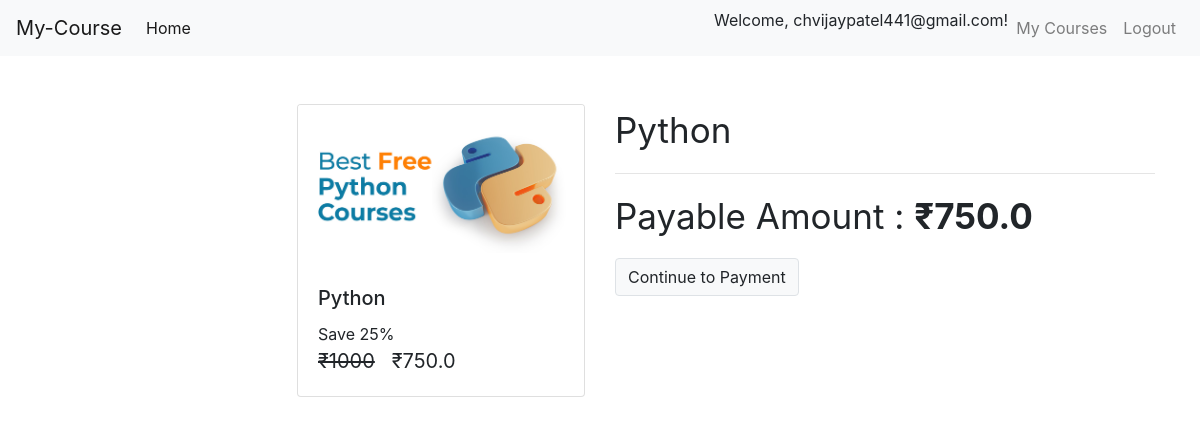
/check-out/python-by-vijay (signed in), run on the app's committed database.
### main_app/models.py (models this page shows, shortened)
class Course(models.Model):
    teacher = models.ForeignKey(Teacher,on_delete=models.CASCADE)
    name = models.CharField(max_length = 50 , null = False)
    slug = models.CharField(max_length = 50 , null = False , unique = True)
    description = models.CharField(max_length = 200 , null = True)
    price = models.IntegerField(null=False)
    discount = models.IntegerField(null=False , default = 0)
    active = models.BooleanField(default = False)
    thumbnail = models.ImageField(upload_to = "files/thumbnail")
    date = models.DateTimeField(auto_now_add= True)
    resource = models.FileField(upload_to = "files/resource")
    length = models.IntegerField(null=False)
    def amount_to_pay(self):
        return round((self.price-self.price*(self.discount/100)),2)

### main_app/views.py (the view, shortened to what this page needs)
# urls.py: path('check-out/<str:slug>', checkout , name = 'check-out'),
@login_required(login_url='/login')
def checkout(request , slug):
    course = Course.objects.get(slug  = slug)
    user = request.user
    action = request.GET.get('action')
    order = None
    payment = None
    error = None
    try:
        user_course = UserCourse.objects.get(user = user  , course = course)
        error = "You are Already Enrolled in this Course"
    except:
        pass
    amount=None
    if error is None :
        amount =  int((course.price - ( course.price * course.discount * 0.01 )) * 100)
    if amount==0:
        userCourse = UserCourse(user = user , course = course)
        userCourse.save()
        return redirect('my-courses')
    context = {
        "course" : course ,
        "order" : order,
        "payment" : payment,
        "user" : user ,
        "error" : error
    }
    return  render(request , template_name="courses/check_out.html" , context=context )

### main_app/templatetags/custom_tags.py (called while the page is built)
@register.filter
def rupee(price):
    return f'₹{price}'

### templates/courses/check_out.html (shortened to what this page needs)
{% extends 'courses/base.html' %}
{% load custom_tags %}
{%block content%}
<div class="container">
    <br>
    <br>
    <div class="row ">
        <div class="col mr-auto ">
            <div class="card ml-auto" style="width: 18rem;">
                <img class="card-img-top" src="{{course.thumbnail.url}}" alt="Card image cap">
                <div class="card-body">
                    <h5 class="card-title">{{course.name}}</h5>
                    <p class="card-text m-0 p-0">
                        Save {{course.discount}}%
                        <br>
                        <span class="price">
                            <del>{{course.price|rupee}}</del>
                            <span> {{course.amount_to_pay|rupee}}</span>
                        </span>
                    </p>
                </div>
            </div>
        </div>
        <div class="col ">
            <div>
                <p class="display-5">{{course.name}}</p>
                <hr>
                <p class="display-5">Payable Amount : <b>{{course.amount_to_pay|rupee}}</b></p>
                <a class="btn btn-light border" href="?action=create_payment">Continue to Payment</a>
            </div>
        </div>
    </div>
</div>
{%endblock%}

### templates/courses/base.html (shortened to what this page needs)
<!doctype html>
{% load static %}
<html lang="en">
  <head>
    <link rel="stylesheet" href="https://maxcdn.bootstrapcdn.com/bootstrap/4.0.0/css/bootstrap.min.css">
    <link rel="stylesheet" href="{% static 'courses/css/common.css'%}">
  </head>
  <body>
    <nav class="navbar navbar-expand-lg navbar-light bg-light">
        <a class="navbar-brand" href="/">My-Course</a>
        <div class="collapse navbar-collapse" id="navbarNav">
            <ul class="navbar-nav mr-auto">
                <li class="nav-item active">
                  <a class="nav-link" href="/">Home <span class="sr-only">(current)</span></a>
                </li>
              </ul>
            <ul class="navbar-nav ml-auto">
              {% if request.user.is_authenticated %}
              <p>Welcome, {{ user.username }}!</p>
              <li class="nav-item">
                <a class="nav-link" href="/my-courses">My Courses</a>
              </li>
              <li class="nav-item">
                <a class="nav-link" href="/logout">Logout</a>
              </li>
            {% endif %}
          </ul>
        </div>
      </nav>
    {% block content %}
    {% endblock %}
  </body>
</html>

### static/courses/css/common.css (style rules this page uses)
.price { font-size: 20px; }
.display-5 { font-size: 35px; }

### data on the page
Course: thumbnail (picture), name "Python", discount "25", price "₹1000", amount_to_pay "₹750.0"

### other printed values
{{ user.username }} "chvijaypatel441@gmail.com"
